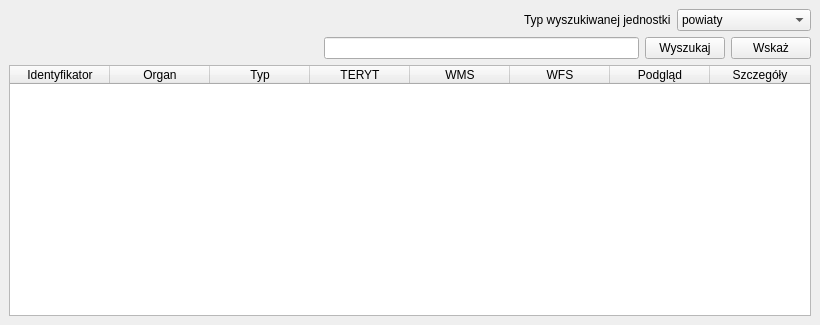
<?xml version="1.0" encoding="UTF-8"?>
<ui version="4.0">
 <class>eziudp_plugin2DockWidgetBase</class>
 <widget class="QDockWidget" name="eziudp_plugin2DockWidgetBase">
  <property name="geometry">
   <rect>
    <x>0</x>
    <y>0</y>
    <width>820</width>
    <height>325</height>
   </rect>
  </property>
  <property name="windowTitle">
   <string>eziudp_plugin2</string>
  </property>
  <widget class="QWidget" name="dockWidgetContents">
   <layout class="QGridLayout" name="gridLayout">
    <item row="3" column="0">
     <widget class="QTableWidget" name="resultsTable">
      <column>
       <property name="text">
        <string>Identyfikator</string>
       </property>
      </column>
      <column>
       <property name="text">
        <string>Organ</string>
       </property>
      </column>
      <column>
       <property name="text">
        <string>Typ</string>
       </property>
      </column>
      <column>
       <property name="text">
        <string>TERYT</string>
       </property>
      </column>
      <column>
       <property name="text">
        <string>WMS</string>
       </property>
      </column>
      <column>
       <property name="text">
        <string>WFS</string>
       </property>
      </column>
      <column>
       <property name="text">
        <string>Podgląd</string>
       </property>
      </column>
      <column>
       <property name="text">
        <string>Szczegóły</string>
       </property>
      </column>
     </widget>
    </item>
    <item row="1" column="0">
     <layout class="QHBoxLayout" name="horizontalLayout">
      <property name="topMargin">
       <number>0</number>
      </property>
      <item>
       <spacer name="horizontalSpacer_2">
        <property name="orientation">
         <enum>Qt::Horizontal</enum>
        </property>
        <property name="sizeHint" stdset="0">
         <size>
          <width>40</width>
          <height>20</height>
         </size>
        </property>
       </spacer>
      </item>
      <item>
       <widget class="QLineEdit" name="terytInput"/>
      </item>
      <item>
       <widget class="QPushButton" name="searchButton">
        <property name="text">
         <string>Wyszukaj</string>
        </property>
       </widget>
      </item>
      <item>
       <widget class="QPushButton" name="pointButton">
        <property name="text">
         <string>Wskaż</string>
        </property>
       </widget>
      </item>
     </layout>
    </item>
    <item row="0" column="0">
     <layout class="QHBoxLayout" name="horizontalLayout_2">
      <property name="topMargin">
       <number>0</number>
      </property>
      <item>
       <spacer name="horizontalSpacer">
        <property name="orientation">
         <enum>Qt::Horizontal</enum>
        </property>
        <property name="sizeHint" stdset="0">
         <size>
          <width>40</width>
          <height>20</height>
         </size>
        </property>
       </spacer>
      </item>
      <item>
       <widget class="QLabel" name="label">
        <property name="text">
         <string>Typ wyszukiwanej jednostki</string>
        </property>
       </widget>
      </item>
      <item>
       <widget class="QComboBox" name="comboBox">
        <property name="currentText">
         <string>powiaty</string>
        </property>
        <item>
         <property name="text">
          <string>powiaty</string>
         </property>
        </item>
        <item>
         <property name="text">
          <string>gminy</string>
         </property>
        </item>
        <item>
         <property name="text">
          <string>wojewodztwa</string>
         </property>
        </item>
        <item>
         <property name="text">
          <string>jednostki centralne</string>
         </property>
        </item>
       </widget>
      </item>
     </layout>
    </item>
   </layout>
  </widget>
 </widget>
 <resources/>
 <connections/>
</ui>
